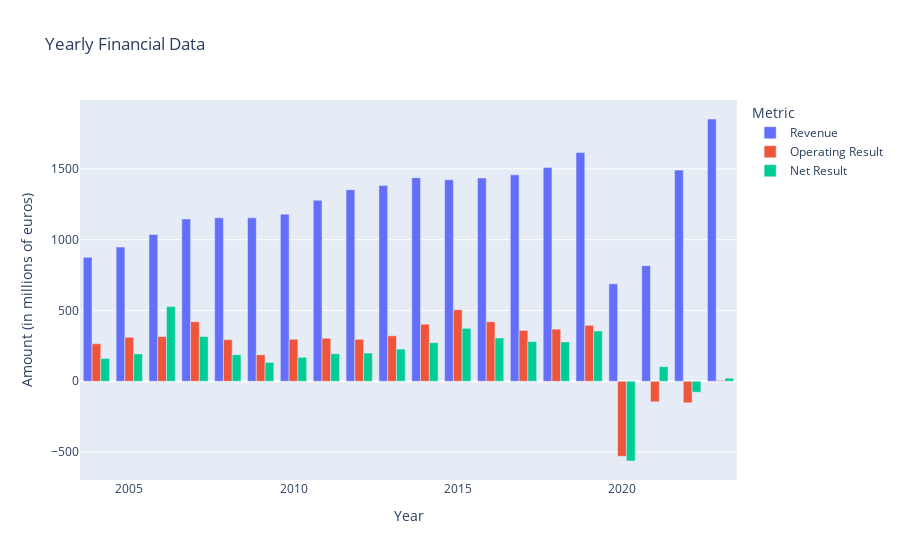

Notebook source saved alongside this figure:
### Markdown cell above
Reducing air traffic to and from Schiphol would lower the noise pollution, leading to better living conditions in the surrounding area and an increase in local wildlife.

### Code cell
import pandas as pd
import plotly.express as px

# Data
data = {
    "Year": [2004, 2005, 2006, 2007, 2008, 2009, 2010, 2011, 2012, 2013, 2014, 2015, 2016, 2017, 2018, 2019, 2020, 2021, 2022, 2023],
    "Revenue": [876, 948, 1037, 1146, 1154, 1154, 1180, 1278, 1353, 1382, 1438, 1423, 1435, 1458, 1509, 1615, 688, 816, 1491, 1852],
    "Operating Result": [265, 311, 316, 420, 294, 187, 297, 304, 296, 321, 403, 505, 420, 359, 368, 395, -530, -145, -152, 6],
    "Net Result": [161, 193, 527, 316, 187, 133, 169, 194, 199, 227, 272, 374, 306, 280, 278, 355, -563, 103, -77, 22]
}

# Create DataFrame
df = pd.DataFrame(data)

# Melt the DataFrame to long format for Plotly
df_long = pd.melt(df, id_vars=["Year"], value_vars=["Revenue", "Operating Result", "Net Result"], 
                  var_name="Metric", value_name="Value")

# Plotting
fig = px.bar(df_long, x="Year", y="Value", color="Metric", barmode="group",
             labels={"Value": "Amount (in millions of euros)", "Year": "Year"},
             title="Yearly Financial Data")

# Show the plot
fig.show()

### Figure 1 — Plotly figure (JSON) as saved in the notebook; plotly's stock layout.template omitted (floating-point values rounded to 4 significant figures)
{"data": [{"alignmentgroup": "True", "hovertemplate": "Metric=Revenue<br>Year=%{x}<br>Amount (in millions of euros)=%{y}<extra></extra>", "legendgroup": "Revenue", "marker": {"color": "#636efa", "pattern": {"shape": ""}}, "name": "Revenue", "offsetgroup": "Revenue", "orientation": "v", "showlegend": true, "textposition": "auto", "type": "bar", "x": [2004, 2005, 2006, 2007, 2008, 2009, 2010, 2011, 2012, 2013, 2014, 2015, 2016, 2017, 2018, 2019, 2020, 2021, 2022, 2023], "xaxis": "x", "y": [876, 948, 1037, 1146, 1154, 1154, 1180, 1278, 1353, 1382, 1438, 1423, 1435, 1458, 1509, 1615, 688, 816, 1491, 1852], "yaxis": "y"}, {"alignmentgroup": "True", "hovertemplate": "Metric=Operating Result<br>Year=%{x}<br>Amount (in millions of euros)=%{y}<extra></extra>", "legendgroup": "Operating Result", "marker": {"color": "#EF553B", "pattern": {"shape": ""}}, "name": "Operating Result", "offsetgroup": "Operating Result", "orientation": "v", "showlegend": true, "textposition": "auto", "type": "bar", "x": [2004, 2005, 2006, 2007, 2008, 2009, 2010, 2011, 2012, 2013, 2014, 2015, 2016, 2017, 2018, 2019, 2020, 2021, 2022, 2023], "xaxis": "x", "y": [265, 311, 316, 420, 294, 187, 297, 304, 296, 321, 403, 505, 420, 359, 368, 395, -530, -145, -152, 6], "yaxis": "y"}, {"alignmentgroup": "True", "hovertemplate": "Metric=Net Result<br>Year=%{x}<br>Amount (in millions of euros)=%{y}<extra></extra>", "legendgroup": "Net Result", "marker": {"color": "#00cc96", "pattern": {"shape": ""}}, "name": "Net Result", "offsetgroup": "Net Result", "orientation": "v", "showlegend": true, "textposition": "auto", "type": "bar", "x": [2004, 2005, 2006, 2007, 2008, 2009, 2010, 2011, 2012, 2013, 2014, 2015, 2016, 2017, 2018, 2019, 2020, 2021, 2022, 2023], "xaxis": "x", "y": [161, 193, 527, 316, 187, 133, 169, 194, 199, 227, 272, 374, 306, 280, 278, 355, -563, 103, -77, 22], "yaxis": "y"}], "layout": {"barmode": "group", "legend": {"title": {"text": "Metric"}, "tracegroupgap": 0}, "title": {"text": "Yearly Financial Data"}, "xaxis": {"anchor": "y", "domain": [0, 1], "title": {"text": "Year"}}, "yaxis": {"anchor": "x", "domain": [0, 1], "title": {"text": "Amount (in millions of euros)"}}}}
